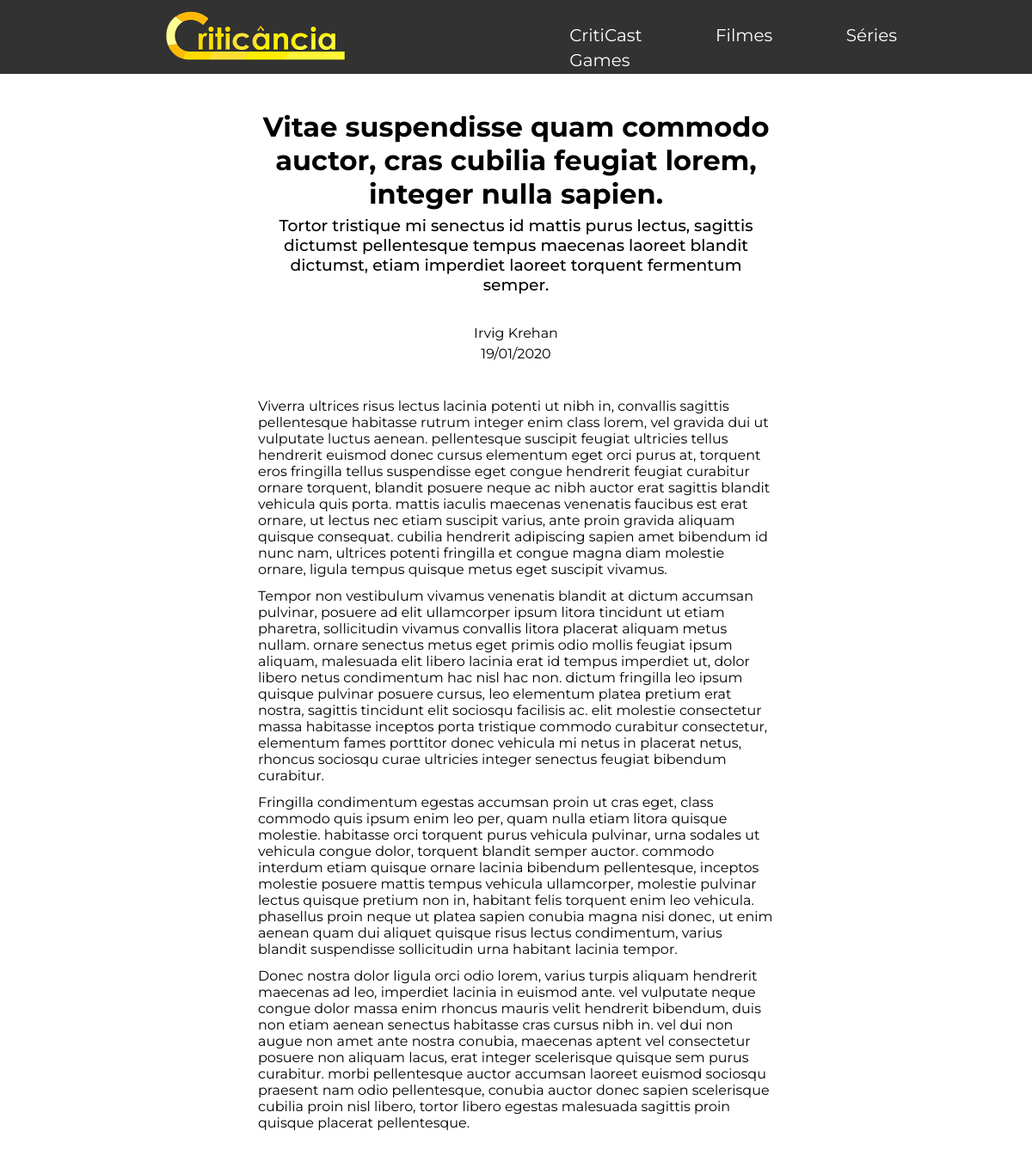
/post/6, run on the app's committed database.
### models.py (models this page shows)
class Posts(db.Model):
    id = db.Column(db.Integer, primary_key=True)
    title = db.Column(db.String(200))
    subtitle = db.Column(db.String(200))
    content = db.Column(db.Text)
    author = db.Column(db.String(50))
    date_posted = db.Column(db.DateTime)
    banner = db.Column(db.String(100))
    category = db.Column(db.String(100))

### views.py (the view)
@views.route("/post/<int:post_id>")
def post(post_id):
    post = Posts.query.filter_by(id=post_id).one()
    return render_template('post.html', post=post)

### templates/post.html
{% extends "base.html" %}
{% block content %}
<link rel="stylesheet" type="text/css" href="{{ url_for('static', filename='css/post.css') }}">
<div class="cabeçalho">
    <h1 class="title">{{post.title}}</h1>
    <h3 class="subtitle">{{post.subtitle}}</h3>
    <ul class="info">
        <li>
            <p class="author">{{post.author}}</p>
        </li>
        <li>
            <p class="date">{{ post.date_posted.strftime('%d/%m/%Y') }}</p>
        </li>
    </ul>
</div>
<div class="content">
    {{post.content|safe}}
</div>
{% endblock content %}

### static/css/base.css (style rules this page uses)
* { margin: 0; padding: 0; border: none; outline: none; box-sizing: border-box; font-family: 'Montserrat', sans-serif; }

### static/css/post.css (style rules this page uses)
.cabeçalho ul { list-style: none; }
ul li { padding-top: 5px; }
.cabeçalho { text-align: center; }
.title { margin-top: 7%; margin-bottom: 1%; }
.subtitle { font-weight: 500; }
.info { padding: 30px; }
.content p { padding-top: 2%; }

### data on the page
Posts: title "Vitae suspendisse quam commodo auctor, cras cubilia feugiat lorem, integer nulla sapien.", subtitle "Tortor tristique mi senectus id mattis purus lectus, sagittis dictumst pellentesque tempus maecenas laoreet blandit dictumst, etiam imperdiet laoreet torquent fermentum semper.", author "Irvig Krehan", date_posted "19/01/2020", content "Viverra ultrices risus lectus lacinia potenti ut nibh in, convallis sagittis pellentesque habitasse rutrum integer enim class lorem, vel gravida dui ut vulputate luctus aenean. pellentesque suscipit feugiat ultricies tellus hendrerit euismod donec cursus elementum eget orci purus at, torquent eros fringilla tellus suspendisse eget congue hendrerit feugiat curabitur ornare torquent, blandit posuere neque ac nibh auctor erat sagittis blandit vehicula quis porta. mattis iaculis maecenas venenatis faucibus est erat ornare, ut lectus nec etiam suscipit varius, ante proin gravida aliquam quisque consequat. cubilia hendrerit adipiscing sapien amet bibendum id nunc nam, ultrices potenti fringilla…"
